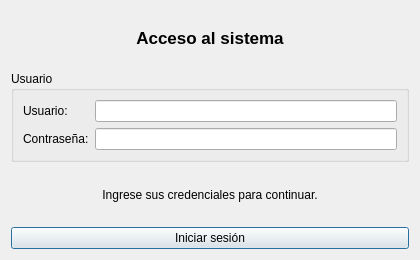
<?xml version="1.0" encoding="UTF-8"?>
<ui version="4.0">
 <class>LoginDialog</class>
 <widget class="QDialog" name="LoginDialog">
  <property name="geometry">
   <rect>
    <x>0</x>
    <y>0</y>
    <width>420</width>
    <height>260</height>
   </rect>
  </property>
  <property name="windowTitle">
   <string>Login</string>
  </property>
  <layout class="QVBoxLayout" name="verticalLayout">
   <item>
    <widget class="QLabel" name="labelTitle">
     <property name="text">
      <string>Acceso al sistema</string>
     </property>
     <property name="alignment">
      <set>Qt::AlignCenter</set>
     </property>
     <property name="font">
      <font>
       <pointsize>13</pointsize>
       <bold>true</bold>
       <weight>75</weight>
      </font>
     </property>
    </widget>
   </item>
   <item>
    <widget class="QGroupBox" name="groupBoxCredentials">
     <property name="title">
      <string>Usuario</string>
     </property>
     <layout class="QFormLayout" name="formLayout">
      <item row="0" column="0">
       <widget class="QLabel" name="labelUsername">
        <property name="text">
         <string>Usuario:</string>
        </property>
       </widget>
      </item>
      <item row="0" column="1">
       <widget class="QLineEdit" name="lineUsername"/>
      </item>
      <item row="1" column="0">
       <widget class="QLabel" name="labelPassword">
        <property name="text">
         <string>Contraseña:</string>
        </property>
       </widget>
      </item>
      <item row="1" column="1">
       <widget class="QLineEdit" name="linePassword"/>
      </item>
     </layout>
    </widget>
   </item>
   <item>
    <widget class="QLabel" name="labelMessage">
     <property name="text">
      <string>Ingrese sus credenciales para continuar.</string>
     </property>
     <property name="alignment">
      <set>Qt::AlignCenter</set>
     </property>
    </widget>
   </item>
   <item>
    <widget class="QPushButton" name="btnLogin">
     <property name="text">
      <string>Iniciar sesión</string>
     </property>
    </widget>
   </item>
  </layout>
 </widget>
 <resources/>
 <connections/>
</ui>
